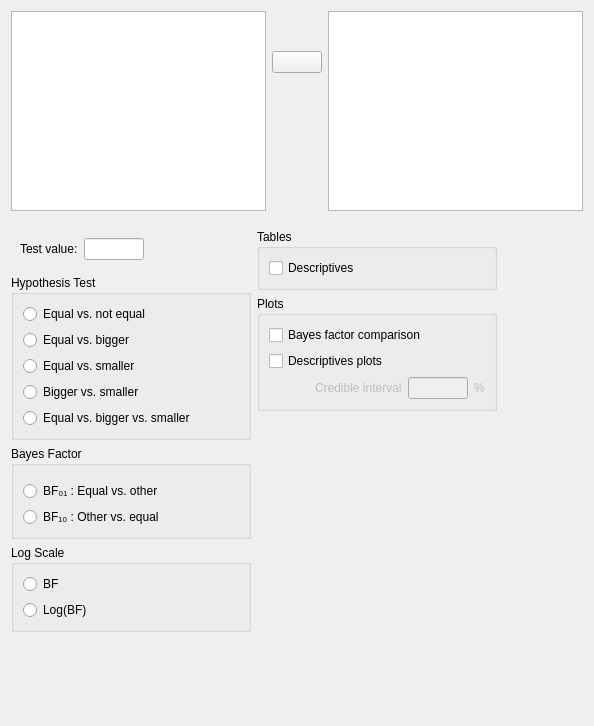
<?xml version="1.0" encoding="UTF-8"?>
<ui version="4.0">
 <class>BainTTestBayesianOneSampleForm</class>
 <widget class="QWidget" name="BainTTestBayesianOneSampleForm">
  <property name="geometry">
   <rect>
    <x>0</x>
    <y>0</y>
    <width>594</width>
    <height>726</height>
   </rect>
  </property>
  <property name="sizePolicy">
   <sizepolicy hsizetype="Fixed" vsizetype="Preferred">
    <horstretch>0</horstretch>
    <verstretch>0</verstretch>
   </sizepolicy>
  </property>
  <property name="windowTitle">
   <string>Form</string>
  </property>
  <layout class="QGridLayout" name="gridLayout">
   <property name="verticalSpacing">
    <number>0</number>
   </property>
   <item row="2" column="0">
    <widget class="QWidget" name="constraintsWidget" native="true">
     <layout class="QGridLayout" name="gridLayout_11">
      <property name="leftMargin">
       <number>0</number>
      </property>
      <property name="rightMargin">
       <number>0</number>
      </property>
      <property name="bottomMargin">
       <number>3</number>
      </property>
     </layout>
    </widget>
   </item>
   <item row="0" column="0">
    <widget class="QWidget" name="topWidget" native="true">
     <property name="sizePolicy">
      <sizepolicy hsizetype="Expanding" vsizetype="Fixed">
       <horstretch>0</horstretch>
       <verstretch>0</verstretch>
      </sizepolicy>
     </property>
     <property name="minimumSize">
      <size>
       <width>0</width>
       <height>0</height>
      </size>
     </property>
     <layout class="QGridLayout" name="gridLayout_8">
      <property name="leftMargin">
       <number>0</number>
      </property>
      <property name="topMargin">
       <number>0</number>
      </property>
      <property name="rightMargin">
       <number>0</number>
      </property>
      <property name="verticalSpacing">
       <number>0</number>
      </property>
      <item row="0" column="1">
       <spacer name="verticalSpacer_3">
        <property name="orientation">
         <enum>Qt::Vertical</enum>
        </property>
        <property name="sizeType">
         <enum>QSizePolicy::Fixed</enum>
        </property>
        <property name="sizeHint" stdset="0">
         <size>
          <width>20</width>
          <height>40</height>
         </size>
        </property>
       </spacer>
      </item>
      <item row="2" column="1">
       <spacer name="verticalSpacer_4">
        <property name="orientation">
         <enum>Qt::Vertical</enum>
        </property>
        <property name="sizeHint" stdset="0">
         <size>
          <width>20</width>
          <height>40</height>
         </size>
        </property>
       </spacer>
      </item>
      <item row="1" column="1">
       <widget class="AssignButton" name="buttonAssign_main_fields">
        <property name="sizePolicy">
         <sizepolicy hsizetype="Fixed" vsizetype="Fixed">
          <horstretch>0</horstretch>
          <verstretch>0</verstretch>
         </sizepolicy>
        </property>
        <property name="minimumSize">
         <size>
          <width>50</width>
          <height>0</height>
         </size>
        </property>
        <property name="maximumSize">
         <size>
          <width>50</width>
          <height>16777215</height>
         </size>
        </property>
        <property name="text">
         <string/>
        </property>
       </widget>
      </item>
      <item row="0" column="2" rowspan="3">
       <widget class="BoundListView" name="variables">
        <property name="sizePolicy">
         <sizepolicy hsizetype="Preferred" vsizetype="Fixed">
          <horstretch>0</horstretch>
          <verstretch>2</verstretch>
         </sizepolicy>
        </property>
        <property name="minimumSize">
         <size>
          <width>0</width>
          <height>200</height>
         </size>
        </property>
        <property name="maximumSize">
         <size>
          <width>16777215</width>
          <height>200</height>
         </size>
        </property>
        <property name="selectionMode">
         <enum>QAbstractItemView::ExtendedSelection</enum>
        </property>
       </widget>
      </item>
      <item row="0" column="0" rowspan="3">
       <widget class="AvailableFieldsListView" name="listAvailableFields">
        <property name="sizePolicy">
         <sizepolicy hsizetype="Preferred" vsizetype="Fixed">
          <horstretch>0</horstretch>
          <verstretch>2</verstretch>
         </sizepolicy>
        </property>
        <property name="minimumSize">
         <size>
          <width>0</width>
          <height>200</height>
         </size>
        </property>
        <property name="maximumSize">
         <size>
          <width>16777215</width>
          <height>200</height>
         </size>
        </property>
        <property name="selectionMode">
         <enum>QAbstractItemView::ExtendedSelection</enum>
        </property>
       </widget>
      </item>
     </layout>
    </widget>
   </item>
   <item row="1" column="0">
    <widget class="QWidget" name="options" native="true">
     <property name="sizePolicy">
      <sizepolicy hsizetype="Fixed" vsizetype="Fixed">
       <horstretch>0</horstretch>
       <verstretch>0</verstretch>
      </sizepolicy>
     </property>
     <layout class="QGridLayout" name="gridLayout_10">
      <property name="leftMargin">
       <number>0</number>
      </property>
      <property name="rightMargin">
       <number>0</number>
      </property>
      <property name="bottomMargin">
       <number>3</number>
      </property>
      <item row="0" column="0">
       <widget class="QWidget" name="widget_2" native="true">
        <property name="maximumSize">
         <size>
          <width>240</width>
          <height>16777215</height>
         </size>
        </property>
        <layout class="QGridLayout" name="gridLayout_12">
         <property name="leftMargin">
          <number>0</number>
         </property>
         <property name="topMargin">
          <number>0</number>
         </property>
         <property name="rightMargin">
          <number>0</number>
         </property>
         <property name="bottomMargin">
          <number>0</number>
         </property>
         <item row="5" column="1">
          <widget class="BoundGroupBox" name="logscale">
           <property name="title">
            <string>Log Scale</string>
           </property>
           <layout class="QGridLayout" name="gridLayout_7">
            <item row="0" column="0">
             <widget class="QRadioButton" name="BF">
              <property name="text">
               <string>BF</string>
              </property>
             </widget>
            </item>
            <item row="1" column="0">
             <widget class="QRadioButton" name="logBF">
              <property name="text">
               <string>Log(BF)</string>
              </property>
             </widget>
            </item>
           </layout>
          </widget>
         </item>
         <item row="2" column="1">
          <widget class="BoundGroupBox" name="hypothesis">
           <property name="title">
            <string>Hypothesis Test</string>
           </property>
           <property name="flat">
            <bool>false</bool>
           </property>
           <layout class="QGridLayout" name="gridLayout_9">
            <item row="0" column="1" rowspan="2">
             <spacer name="horizontalSpacer_4">
              <property name="orientation">
               <enum>Qt::Horizontal</enum>
              </property>
              <property name="sizeHint" stdset="0">
               <size>
                <width>40</width>
                <height>20</height>
               </size>
              </property>
             </spacer>
            </item>
            <item row="1" column="0">
             <widget class="QRadioButton" name="_2oneTailedGreaterThan">
              <property name="sizePolicy">
               <sizepolicy hsizetype="Fixed" vsizetype="Fixed">
                <horstretch>0</horstretch>
                <verstretch>0</verstretch>
               </sizepolicy>
              </property>
              <property name="text">
               <string>Equal vs. bigger</string>
              </property>
             </widget>
            </item>
            <item row="2" column="0">
             <widget class="QRadioButton" name="_3oneTailedLessThan">
              <property name="sizePolicy">
               <sizepolicy hsizetype="Fixed" vsizetype="Fixed">
                <horstretch>0</horstretch>
                <verstretch>0</verstretch>
               </sizepolicy>
              </property>
              <property name="text">
               <string>Equal vs. smaller</string>
              </property>
             </widget>
            </item>
            <item row="0" column="0">
             <widget class="QRadioButton" name="_1twoTailed">
              <property name="sizePolicy">
               <sizepolicy hsizetype="Fixed" vsizetype="Fixed">
                <horstretch>0</horstretch>
                <verstretch>0</verstretch>
               </sizepolicy>
              </property>
              <property name="text">
               <string>Equal vs. not equal</string>
              </property>
             </widget>
            </item>
            <item row="4" column="0">
             <widget class="QRadioButton" name="allTypes">
              <property name="text">
               <string>Equal vs. bigger vs. smaller</string>
              </property>
             </widget>
            </item>
            <item row="3" column="0">
             <widget class="QRadioButton" name="_4type">
              <property name="text">
               <string>Bigger vs. smaller</string>
              </property>
             </widget>
            </item>
           </layout>
          </widget>
         </item>
         <item row="4" column="1">
          <widget class="BoundGroupBox" name="bayesFactorType">
           <property name="title">
            <string>Bayes Factor</string>
           </property>
           <property name="flat">
            <bool>true</bool>
           </property>
           <layout class="QGridLayout" name="gridLayout_13">
            <item row="1" column="0">
             <widget class="QRadioButton" name="_2">
              <property name="sizePolicy">
               <sizepolicy hsizetype="Fixed" vsizetype="Fixed">
                <horstretch>0</horstretch>
                <verstretch>0</verstretch>
               </sizepolicy>
              </property>
              <property name="text">
               <string>BF₀₁ : Equal vs. other</string>
              </property>
             </widget>
            </item>
            <item row="0" column="1" rowspan="3">
             <spacer name="horizontalSpacer">
              <property name="orientation">
               <enum>Qt::Horizontal</enum>
              </property>
              <property name="sizeHint" stdset="0">
               <size>
                <width>40</width>
                <height>20</height>
               </size>
              </property>
             </spacer>
            </item>
            <item row="2" column="0">
             <widget class="QRadioButton" name="_1">
              <property name="sizePolicy">
               <sizepolicy hsizetype="Fixed" vsizetype="Fixed">
                <horstretch>0</horstretch>
                <verstretch>0</verstretch>
               </sizepolicy>
              </property>
              <property name="text">
               <string>BF₁₀ : Other vs. equal</string>
              </property>
             </widget>
            </item>
           </layout>
          </widget>
         </item>
         <item row="1" column="1">
          <widget class="QWidget" name="widget_5" native="true">
           <property name="minimumSize">
            <size>
             <width>240</width>
             <height>0</height>
            </size>
           </property>
           <layout class="QGridLayout" name="gridLayout_5">
            <item row="0" column="0">
             <widget class="QLabel" name="label_3">
              <property name="sizePolicy">
               <sizepolicy hsizetype="Fixed" vsizetype="Fixed">
                <horstretch>0</horstretch>
                <verstretch>0</verstretch>
               </sizepolicy>
              </property>
              <property name="text">
               <string>Test value:</string>
              </property>
             </widget>
            </item>
            <item row="0" column="1">
             <widget class="BoundTextBox" name="testValue">
              <property name="sizePolicy">
               <sizepolicy hsizetype="Fixed" vsizetype="Preferred">
                <horstretch>0</horstretch>
                <verstretch>0</verstretch>
               </sizepolicy>
              </property>
              <property name="minimumSize">
               <size>
                <width>60</width>
                <height>0</height>
               </size>
              </property>
              <property name="maximumSize">
               <size>
                <width>60</width>
                <height>16777215</height>
               </size>
              </property>
             </widget>
            </item>
            <item row="0" column="2">
             <spacer name="horizontalSpacer_3">
              <property name="orientation">
               <enum>Qt::Horizontal</enum>
              </property>
              <property name="sizeHint" stdset="0">
               <size>
                <width>40</width>
                <height>20</height>
               </size>
              </property>
             </spacer>
            </item>
           </layout>
          </widget>
         </item>
        </layout>
       </widget>
      </item>
      <item row="0" column="1">
       <widget class="QWidget" name="widget_3" native="true">
        <layout class="QGridLayout" name="gridLayout_2">
         <property name="leftMargin">
          <number>0</number>
         </property>
         <property name="topMargin">
          <number>0</number>
         </property>
         <property name="rightMargin">
          <number>0</number>
         </property>
         <property name="bottomMargin">
          <number>0</number>
         </property>
         <item row="2" column="0">
          <spacer name="verticalSpacer">
           <property name="orientation">
            <enum>Qt::Vertical</enum>
           </property>
           <property name="sizeHint" stdset="0">
            <size>
             <width>20</width>
             <height>40</height>
            </size>
           </property>
          </spacer>
         </item>
         <item row="1" column="0">
          <widget class="GroupBox" name="plotsGroup">
           <property name="enabled">
            <bool>true</bool>
           </property>
           <property name="title">
            <string>Plots</string>
           </property>
           <layout class="QGridLayout" name="gridLayout_4">
            <item row="3" column="1" colspan="3">
             <widget class="QWidget" name="horizontalWidget" native="true">
              <property name="enabled">
               <bool>true</bool>
              </property>
              <layout class="QHBoxLayout" name="horizontalLayout">
               <property name="leftMargin">
                <number>0</number>
               </property>
               <property name="topMargin">
                <number>0</number>
               </property>
               <property name="rightMargin">
                <number>0</number>
               </property>
               <property name="bottomMargin">
                <number>0</number>
               </property>
               <item>
                <widget class="QLabel" name="label_2">
                 <property name="enabled">
                  <bool>false</bool>
                 </property>
                 <property name="sizePolicy">
                  <sizepolicy hsizetype="Fixed" vsizetype="Fixed">
                   <horstretch>0</horstretch>
                   <verstretch>0</verstretch>
                  </sizepolicy>
                 </property>
                 <property name="text">
                  <string>Credible interval</string>
                 </property>
                </widget>
               </item>
               <item>
                <widget class="BoundTextBox" name="descriptivesPlotsCredibleInterval">
                 <property name="enabled">
                  <bool>false</bool>
                 </property>
                 <property name="sizePolicy">
                  <sizepolicy hsizetype="Fixed" vsizetype="Preferred">
                   <horstretch>0</horstretch>
                   <verstretch>0</verstretch>
                  </sizepolicy>
                 </property>
                 <property name="minimumSize">
                  <size>
                   <width>60</width>
                   <height>0</height>
                  </size>
                 </property>
                 <property name="maximumSize">
                  <size>
                   <width>60</width>
                   <height>16777215</height>
                  </size>
                 </property>
                </widget>
               </item>
               <item>
                <widget class="QLabel" name="label_4">
                 <property name="enabled">
                  <bool>false</bool>
                 </property>
                 <property name="sizePolicy">
                  <sizepolicy hsizetype="Preferred" vsizetype="Preferred">
                   <horstretch>0</horstretch>
                   <verstretch>0</verstretch>
                  </sizepolicy>
                 </property>
                 <property name="text">
                  <string>%</string>
                 </property>
                </widget>
               </item>
              </layout>
             </widget>
            </item>
            <item row="0" column="0" colspan="3">
             <widget class="BoundCheckBox" name="plotPriorAndPosterior">
              <property name="sizePolicy">
               <sizepolicy hsizetype="Fixed" vsizetype="Fixed">
                <horstretch>0</horstretch>
                <verstretch>0</verstretch>
               </sizepolicy>
              </property>
              <property name="text">
               <string>Bayes factor comparison</string>
              </property>
             </widget>
            </item>
            <item row="2" column="0" colspan="3">
             <widget class="BoundCheckBox" name="descriptivesPlots">
              <property name="sizePolicy">
               <sizepolicy hsizetype="Fixed" vsizetype="Fixed">
                <horstretch>0</horstretch>
                <verstretch>0</verstretch>
               </sizepolicy>
              </property>
              <property name="text">
               <string>Descriptives plots</string>
              </property>
             </widget>
            </item>
           </layout>
          </widget>
         </item>
         <item row="0" column="0">
          <widget class="GroupBox" name="additionalStatisticsGroup">
           <property name="title">
            <string>Tables</string>
           </property>
           <layout class="QGridLayout" name="gridLayout_3">
            <item row="0" column="1">
             <spacer name="horizontalSpacer_5">
              <property name="orientation">
               <enum>Qt::Horizontal</enum>
              </property>
              <property name="sizeHint" stdset="0">
               <size>
                <width>40</width>
                <height>20</height>
               </size>
              </property>
             </spacer>
            </item>
            <item row="0" column="0">
             <widget class="BoundCheckBox" name="descriptives">
              <property name="sizePolicy">
               <sizepolicy hsizetype="Fixed" vsizetype="Fixed">
                <horstretch>0</horstretch>
                <verstretch>0</verstretch>
               </sizepolicy>
              </property>
              <property name="text">
               <string>Descriptives</string>
              </property>
             </widget>
            </item>
           </layout>
          </widget>
         </item>
        </layout>
       </widget>
      </item>
     </layout>
    </widget>
   </item>
  </layout>
 </widget>
 <customwidgets>
  <customwidget>
   <class>BoundCheckBox</class>
   <extends>QCheckBox</extends>
   <header>widgets/boundcheckbox.h</header>
  </customwidget>
  <customwidget>
   <class>BoundGroupBox</class>
   <extends>QGroupBox</extends>
   <header>widgets/boundgroupbox.h</header>
   <container>1</container>
  </customwidget>
  <customwidget>
   <class>GroupBox</class>
   <extends>QGroupBox</extends>
   <header>widgets/groupbox.h</header>
   <container>1</container>
  </customwidget>
  <customwidget>
   <class>AssignButton</class>
   <extends>QPushButton</extends>
   <header>widgets/assignbutton.h</header>
  </customwidget>
  <customwidget>
   <class>AvailableFieldsListView</class>
   <extends>QListView</extends>
   <header>widgets/availablefieldslistview.h</header>
  </customwidget>
  <customwidget>
   <class>BoundListView</class>
   <extends>QListView</extends>
   <header>widgets/boundlistview.h</header>
  </customwidget>
  <customwidget>
   <class>BoundTextBox</class>
   <extends>QLineEdit</extends>
   <header>widgets/boundtextbox.h</header>
  </customwidget>
 </customwidgets>
 <resources/>
 <connections>
  <connection>
   <sender>descriptivesPlots</sender>
   <signal>toggled(bool)</signal>
   <receiver>label_2</receiver>
   <slot>setEnabled(bool)</slot>
   <hints>
    <hint type="sourcelabel">
     <x>318</x>
     <y>340</y>
    </hint>
    <hint type="destinationlabel">
     <x>339</x>
     <y>364</y>
    </hint>
   </hints>
  </connection>
  <connection>
   <sender>descriptivesPlots</sender>
   <signal>toggled(bool)</signal>
   <receiver>label_4</receiver>
   <slot>setEnabled(bool)</slot>
   <hints>
    <hint type="sourcelabel">
     <x>318</x>
     <y>340</y>
    </hint>
    <hint type="destinationlabel">
     <x>456</x>
     <y>364</y>
    </hint>
   </hints>
  </connection>
  <connection>
   <sender>descriptivesPlots</sender>
   <signal>toggled(bool)</signal>
   <receiver>descriptivesPlotsCredibleInterval</receiver>
   <slot>setEnabled(bool)</slot>
   <hints>
    <hint type="sourcelabel">
     <x>318</x>
     <y>340</y>
    </hint>
    <hint type="destinationlabel">
     <x>414</x>
     <y>364</y>
    </hint>
   </hints>
  </connection>
 </connections>
</ui>
